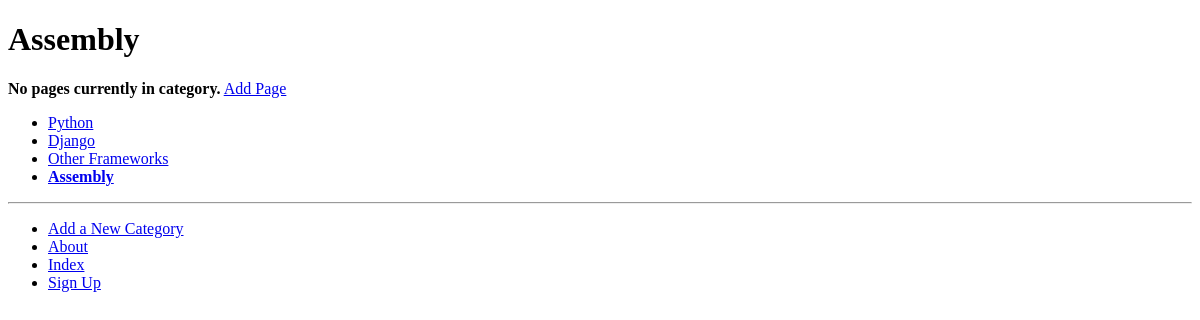
The page /rango/category/assembly/ on the database as committed earlier.
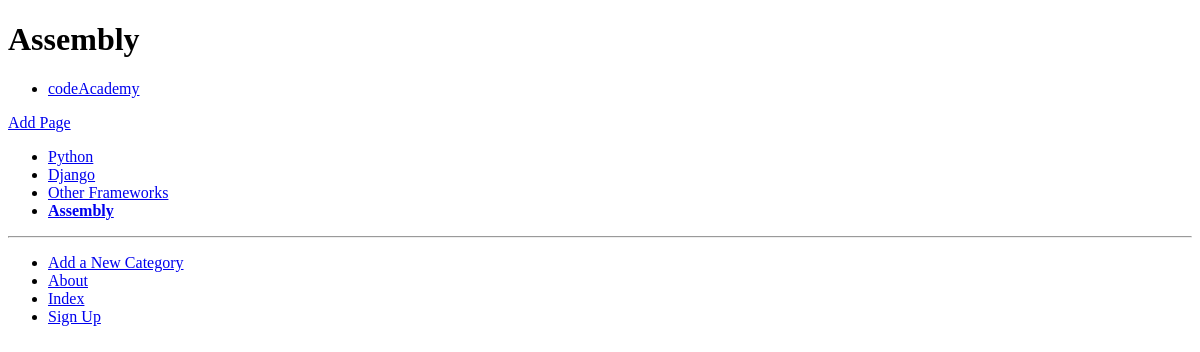
The same page on the database as committed later.
### rango/models.py (models this page shows, shortened)
class Category(models.Model):
    NAME_MAX_LENGTH = 128
    name = models.CharField(max_length=NAME_MAX_LENGTH, unique=True)
    views = models.IntegerField(default=0)
    likes = models.IntegerField(default=0)
    slug = models.SlugField(unique=True)
    class Meta:
        verbose_name_plural = 'Categories'

class Page(models.Model):
     TITLE_MAX_LENGTH = 128
     category = models.ForeignKey(Category, on_delete=models.CASCADE)
     title = models.CharField(max_length=TITLE_MAX_LENGTH)
     url = models.URLField()
     views = models.IntegerField(default=0)

### rango/views.py (the view)
def show_category(request, category_name_slug):
    context_dict = {}
    try:
        category = Category.objects.get(slug=category_name_slug)
        pages = Page.objects.filter(category=category)
        context_dict['pages'] = pages
        context_dict['category'] = category
    except Category.DoesNotExist:
        context_dict['pages'] = None
        context_dict['category'] = None
    return render(request, 'rango/category.html', context=context_dict)

### rango/templatetags/rango_template_tags.py (called while the page is built)
@register.inclusion_tag('rango/categories.html')
def get_category_list(current_category=None):
    return {'categories': Category.objects.all(),
            'current_category': current_category}

### templates/rango/category.html (shortened to what this page needs)
{% extends 'rango/base.html' %}
{% load staticfiles %}
{% block body_block %}
    {% if category %}
    <h1>{{ category.name }}</h1>
    {% if pages %}
    <ul>
        {% for page in pages %}
        <li><a href="{{ page.url }}">{{ page.title }}</a></li>
        {% endfor %}
    </ul>
    {% else %}
    <strong>No pages currently in category.</strong>
    {% endif %}
    <a href="{% url 'rango:add_page' category.slug %}">Add Page</a> <br />
    {% else %}
    The specified category does not exist.
    {% endif %}
{% endblock %}

### templates/rango/categories.html
<ul>
     {% if categories %}
         {% for c in categories %}
             {% if c == current_category %}
             <li><strong><a href="{% url 'rango:show_category' c.slug %}">{{ c.name }}</a></strong></li>
             {% else %}
             <li><a href="{% url 'rango:show_category' c.slug %}">{{ c.name }}</a></li>
             {% endif %}
         {% endfor %}
     {% else %}
         <li><strong>There are no categories present.</strong></li>
     {% endif %}
</ul>

Rows that differ between the two databases and show on the page:
added Page: title "codeAcademy"
Other text that changed with them:
text no longer shown: "No pages currently in category."
